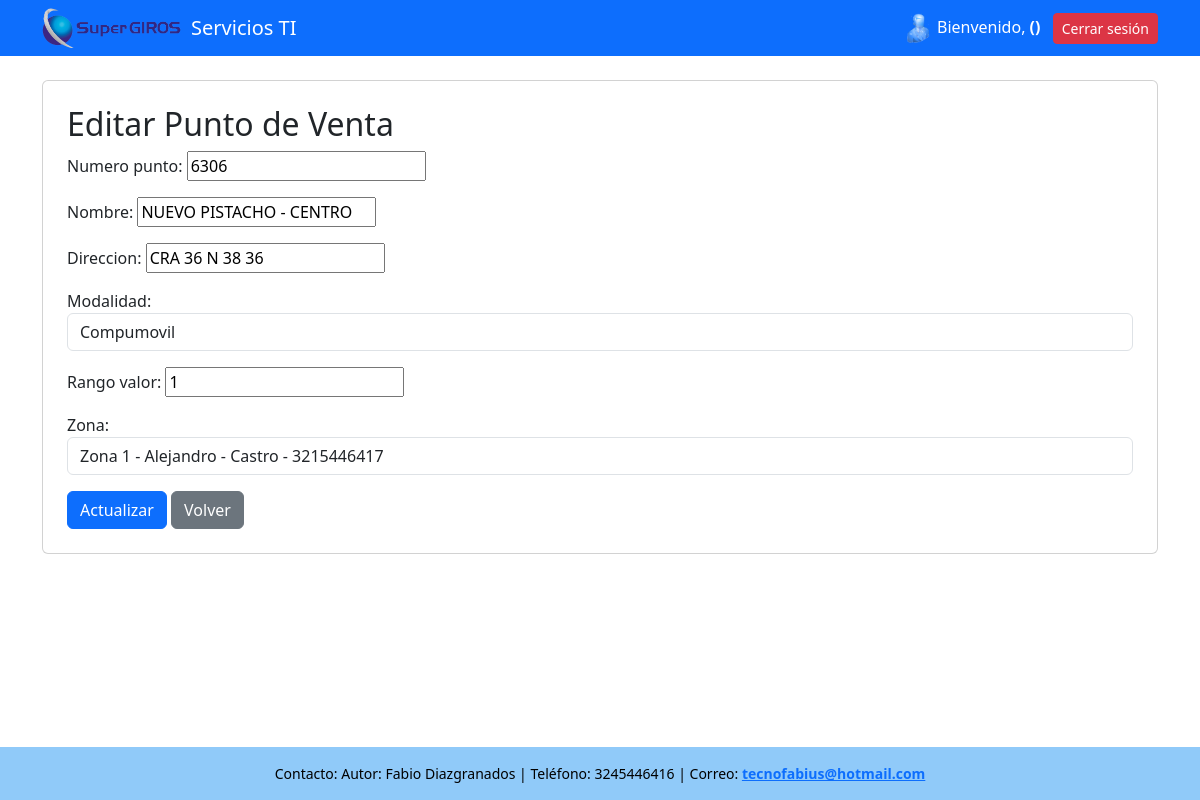
The app's page /puntos_venta/editar/2/ (signed in) with its own data.
### servicios_ti/models.py (models this page shows, shortened)
class PuntoVenta(models.Model):
    objects = None
    MODALIDAD = [
        ('local', 'Local'),
        ('compumovil', 'Compumovil'),
    ]
    numero_punto = models.PositiveIntegerField(unique=True)
    nombre = models.CharField(max_length=255)
    direccion = models.CharField(max_length=255)
    modalidad = models.CharField(max_length=25, choices=MODALIDAD)
    rango_valor = models.PositiveIntegerField()
    zona = models.ForeignKey(Zona, on_delete=models.CASCADE)  # Relación nueva con Zona

### servicios_ti/views.py (the view)
# urls.py: path('puntos_venta/editar/<int:id>/', views.editar_punto_venta, name='editar_punto_venta'),
def editar_punto_venta(request, id):
    if 'usuario_id' not in request.session:
        return redirect('login')
    punto = PuntoVenta.objects.get(id=id)
    if request.method == 'POST':
        form = PuntoVentaForm(request.POST, instance=punto)
        if form.is_valid():
            form.save()
            messages.success(request, 'Punto de venta actualizado correctamente.')
            return redirect('lista_puntos_venta')
    else:
        form = PuntoVentaForm(instance=punto)
    return render(request, 'editar_punto_venta.html', {'form': form})

### servicios_ti/forms.py
class PuntoVentaForm(forms.ModelForm):
    class Meta:
        model = PuntoVenta
        fields = '__all__'
        widgets = {
            'modalidad': forms.Select(attrs={'class': 'form-control'}),
            'zona': forms.Select(attrs={'class': 'form-control'}),
        }

### servicios_ti/models.py (called while the page is built)
    def __str__(self):
        return f"Zona {self.numero_zona} - {self.nombre_admin_zona} - {self.apellido_admin_zona} - {self.telefono}"

### servicios_ti/templates/editar_punto_venta.html (shortened to what this page needs)
{% extends 'base.html' %}
{% block content %}
<div class="card p-4">
    <h2>Editar Punto de Venta</h2>
    <form method="post">
        {{ form.as_p }}
        <button type="submit" class="btn btn-primary">Actualizar</button>
        <a href="{% url 'lista_puntos_venta' %}" class="btn btn-secondary">Volver</a>
    </form>
</div>
{% endblock %}

### servicios_ti/templates/base.html (style rules this page uses)
html, body { height: 100%; margin: 0; }

### records on screen
PuntoVenta: numero_punto "6306", nombre "NUEVO PISTACHO - CENTRO", direccion "CRA 36 N 38 36", modalidad "Compumovil", rango_valor "1", zona "Zona 1 - Alejandro - Castro - 3215446417"
